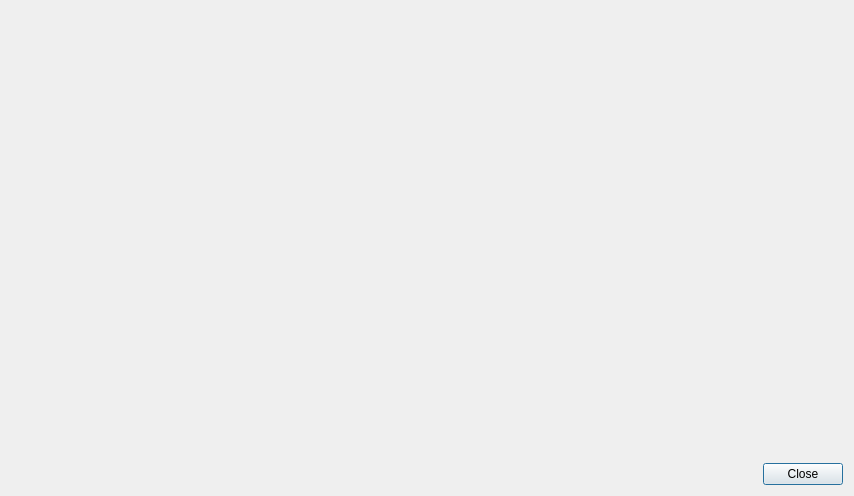
<?xml version="1.0" encoding="UTF-8"?>
<ui version="4.0">
 <class>DialogVisualization</class>
 <widget class="QDialog" name="DialogVisualization">
  <property name="geometry">
   <rect>
    <x>0</x>
    <y>0</y>
    <width>854</width>
    <height>496</height>
   </rect>
  </property>
  <property name="windowTitle">
   <string>Visualization</string>
  </property>
  <layout class="QVBoxLayout" name="verticalLayout">
   <item>
    <widget class="XVisualizationWidget" name="widget" native="true">
     <property name="sizePolicy">
      <sizepolicy hsizetype="Ignored" vsizetype="Expanding">
       <horstretch>0</horstretch>
       <verstretch>0</verstretch>
      </sizepolicy>
     </property>
    </widget>
   </item>
   <item>
    <layout class="QHBoxLayout" name="horizontalLayout">
     <item>
      <spacer name="horizontalSpacer">
       <property name="orientation">
        <enum>Qt::Horizontal</enum>
       </property>
       <property name="sizeHint" stdset="0">
        <size>
         <width>40</width>
         <height>20</height>
        </size>
       </property>
      </spacer>
     </item>
     <item>
      <widget class="QPushButton" name="pushButtonClose">
       <property name="text">
        <string>Close</string>
       </property>
      </widget>
     </item>
    </layout>
   </item>
  </layout>
 </widget>
 <customwidgets>
  <customwidget>
   <class>XVisualizationWidget</class>
   <extends>QWidget</extends>
   <header>xvisualizationwidget.h</header>
   <container>1</container>
  </customwidget>
 </customwidgets>
 <resources/>
 <connections/>
</ui>
